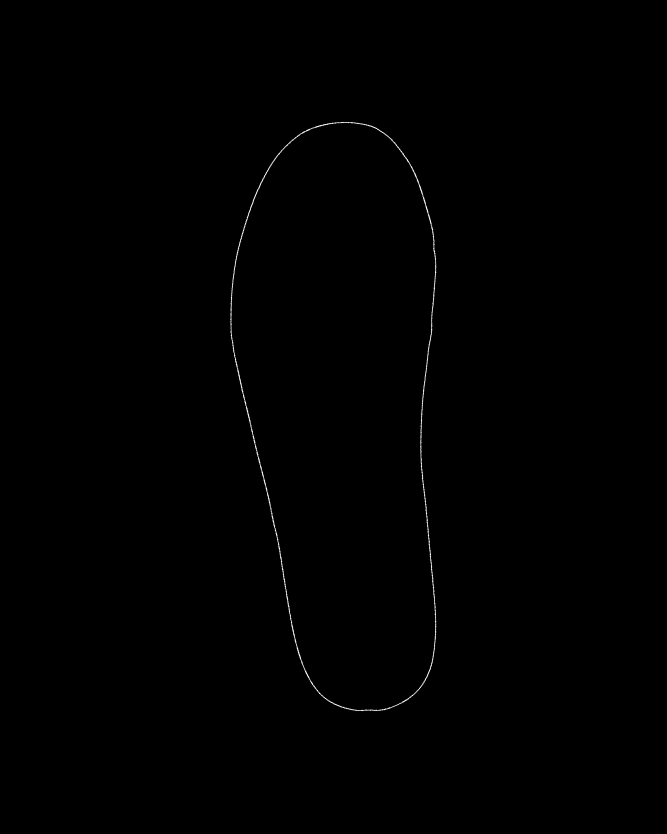
#> input picture SHOE_LJH/origin_insole/L/irish_250L.png, 2000 x 2500 px, given in place of irish_250L.jpg, which was not available (shown at 1/3 size)
$ python stretching_the_ratio_ctrl_point.py
#> lines starting #> are read from the running program, lines starting #| are printed output that depends on the picture; after the words box and inside, x2 and y2 are one past the last pixel; in counts of white or black regions, pixels touching at a corner belong together; pictures that were not available may be replaced by others from this repository, and a replacement may not be noted
import os
import numpy as np
import matplotlib
import matplotlib.pyplot as plt

# --- 전역 변수 설정 (파일 상단 또는 __main__ 위에 추가) ---
CORRECT_SHOE_SIZE = 250
TARGET_SHOE_SIZE = 270
ratio = CORRECT_SHOE_SIZE /TARGET_SHOE_SIZE  # 1.08
# --------------------------------------------------------

# --- Matplotlib 백엔드 설정 ---
preferred_backends = ["QtAgg", "Qt5Agg", "TkAgg"]
for be in preferred_backends:
    try:
        matplotlib.use(be, force=True)
        break
    except Exception:
        pass
print("Matplotlib backend:", matplotlib.get_backend())

# --- 이미지 및 윤곽선 처리 함수 ---
# 1.이미지 이진 마스킹
def load_binary_outline(image_path, thresh=0.8):
    import matplotlib.image as mpimg
    img = mpimg.imread(image_path) # GUI 띄어줄 이미지를 읽음

    if img.ndim == 3: # 색 이미지임 ㅇㅇ
        gray = img[..., :3].mean(axis=2) # 해당 이미지  >>> 3색 평균값으로 만들고 이걸  흑백으로 변환시킴

    else: # 아님!
        gray = img.astype(float)

    # 흑백 사진에 대해서 정규화 시킴
    gray = (gray - gray.min()) / (gray.max() - gray.min() + 1e-9)

    # 흑백 사진에 대해서 이진 마스킹 진행 >> 그냥 흑/백 부분으로 나누는거
    #thresh는 0.8로 밝기가 0.8보다 어두우면 1로 나옴 ㅇㅇ
    mask = (gray < thresh).astype(np.uint8)

    try:# 마스크를 좀 더 다듬는 구간 (너무 삐뚤빼뚤해서 그럼) 생각 ㄴㄴ
        from scipy.ndimage import binary_dilation, binary_closing
        mask = binary_closing(mask, iterations=1)
        mask = binary_dilation(mask, iterations=1)
    except Exception: print("Scipy not found.")

    return mask # 마스킹 완성!


# 2.윤곽선 추출
def largest_contour(mask):
    from skimage import measure
    # 앞에서 마스킹 한거 ㅇㅇ 그거가지고 윤곽선 추출 level은 강도임
    contours = measure.find_contours(mask, level=0.5)
    if not contours: raise RuntimeError("No contour found.")
    return np.fliplr(max(contours, key=len))  # >> 가장 큰 외곽선 선택   >> 그리고 나서 좌우 반전함 --------  contour 좌표는 (row, col) = (y, x) 순서라서 우리가 아는 x/y좌표에 너으려면 그래야한뎅


# 3.윤곽선을 다각형으로 만듬
def resample_polyline(points, n_samples):# points - 윤곽선 전체를 n_samples개의 점으로 다각형을 그림!
    P = np.vstack([points, points[0]]) ## 시작점과 끝점을 일단 연결함 >> 끊어져있을수도 있으니께

    seg_lengths = np.linalg.norm(np.diff(P, axis=0), axis=1) # 전체 변의 길이 배열.
    # np.diff(P, axis=0) >> 이게 각 점의 벡터차이
    # np.linalg.norm >> 벡터의 norm을 구함  >> 거리임
    # cumulative_lengths = np.hstack([[0], np.cumsum(seg_lengths)])
    cumulative_lengths = np.hstack(np.cumsum(seg_lengths)) # 각 선분 길이를 누적합해서 경로를 따라 진행한 거리 누적.  >> 1,1+2, 1+2+3 ... 이렇게 되어있고,
    total_length = cumulative_lengths[-1] ## 그럼 젤 끝에건 전체 폐곡선의 길이, 폐곡선이란... 한 곡선상에서 한 점이 한 방향으로 움직여, 출발점으로 되돌아오는 곡선.이라네여

    u = np.linspace(0, total_length, n_samples, endpoint=False) # 전체 구간에서 균등 간격의 n_samples 생성  >> 일정한 거리간격으로 생성하는거징

    # 각 샘플 u가 어느 선분 구간에 속하는지 찾아서 그 인덱스를 반환
    indices = np.searchsorted(cumulative_lengths, u, side="right") - 1
    indices = np.clip(indices, 0, len(P) - 2) # 배열 범위 조정


    # t는 각 샘플이 속한 선분에서의 상대 위치 (0~1).  >> 이건....모르겠당
    t = (u - cumulative_lengths[indices]) / (seg_lengths[indices] + 1e-9)

    return (1 - t)[:, None] * P[indices] + t[:, None] * P[indices + 1] # 선분의 양 끝점을 선형 보간.
    # >> n_samples × 2 배열 = 등간격 아크길이로 다시 샘플링된 곡선 좌표가 결과로 출력됨!


# --- B-스플라인 핵심 함수 -------------------------------------------------------------------------------------

# --- 1.Knot Vector 생성 함수 ---
def open_uniform_knot_vector(n_ctrl, degree):
    # 스플라인에서 degree = 차수란??

    # 선형(linear, p=1): C⁰ 연속 → 꺾이는 다각형 같은 곡선
    # 이차(quadratic, p=2): C¹ 연속 → 기울기까지 연속 (부드럽지만 약간 각진 느낌)
    # 삼차(cubic, p=3): C² 연속 → 곡률까지 연속, 가장 많이 쓰임 (CAD, 그래픽스)
    # *********차수가 더 커질수록 곡선이 매끄러워지고, 제어점 변화가 더 넓게 퍼짐


    # Knot Vector란    >> 매개변수 t가 어느 구간에서 어떤 제어점 기저 함수가 활성화되는지를 결정
    # Knot Vector의 총 개수는 제어점 개수(n_ctrl) + 차수(degree) + 1

    #
    knots = np.concatenate([
        np.zeros(degree + 1),  # >> 곡선이 첫 제어점에서 시작하도록 보장
        np.arange(1, n_ctrl - degree),
        np.full(degree + 1, n_ctrl - degree) # >>곡선이 마지막 제어점에서 끝나도록 보장
    ])

    # 예시!

    # 제어점 5개 (n_ctrl=5), 차수 3 (degree=3)일 때:

    #knots = np.concatenate([
        # 앞부분: np.zeros(4) → [0,0,0,0]
        # 중간: np.arange(1, 2) → [1]
        # 끝부분: np.full(4, 2) → [2,2,2,2]
    #])


    # 합치면 → [0,0,0,0,1,2,2,2,2]
    # 정규화하면 [0,0,0,0,0.5,1,1,1,1]  >> 0에서 시작해서 1에서 끝나는 knot vector.

    return knots / np.max(knots) # 0과 1 사이로 정규화


# Cox-de Boor 재귀 공식을 사용한 B-스플라인 기저 함수 계산   >> 이건 정해져있는 방정식같은거임!
def bspline_basis(i, degree, knots, t):
   # 기저함수란?
   # B-스플라인 곡선은 제어점(control points)과 기저 함수(basis functions) 의 선형 결합으로 표현됨

   # 여기서는 이를 이용해서
   # 특정 점 t에서 각 컨트롤 포인트들이 얼마나 기여하는지(가중치) 를 구하는 함수


    if degree == 0:# >> 이건 차수가 0일때임 거의 직선으로 그려짐
        is_last_knot = (i + 1 == len(knots) - 1)
        if (knots[i] <= t < knots[i+1]) or (is_last_knot and np.isclose(t, knots[i+1])):
            return 1.0
        return 0.0


    # i번째 컨트롤 포인트, 왼쪽 구간에서의 기여
    term1 = 0.0
    den1 = knots[i+degree] - knots[i]
    if den1 > 1e-9:
        term1 = (t - knots[i]) / den1 * bspline_basis(i, degree - 1, knots, t) # 차수 낮춰가면서 재귀적으로 돌림


    #i번째 컨트롤 포인트, 오른쪽 구간에서의 기여
    term2 = 0.0
    den2 = knots[i+degree+1] - knots[i+1]
    if den2 > 1e-9:
        term2 = (knots[i+degree+1] - t) / den2 * bspline_basis(i + 1, degree - 1, knots, t) # 차수 낮춰가면서 재귀적으로 돌림

    # 각 지점 기여도 조사끝!
    return term1 + term2


# ctrl_points + 차수(degree) + 노드 벡터(knots) + 매개변수 값들(t_values)을 받아서, 곡선 위의 좌표들을 계산
def bspline_curve(ctrl_points, degree, knots, t_values):
    """B-스플라인 곡선 계산"""
    n_ctrl = len(ctrl_points)
    curve = np.zeros((len(t_values), ctrl_points.shape[1]))


    for j, t in enumerate(t_values):
        point = np.zeros(ctrl_points.shape[1])
        for i in range(n_ctrl):
            w = bspline_basis(i, degree, knots, t)
            if w > 1e-9:
                point += w * ctrl_points[i]
        curve[j] = point
    return curve


# --- 메인 B-스플라인을 위한 피팅 함수 -------------------------------------------------------
def fit_open_bspline_least_squares(points, n_ctrl=20, degree=3, lam=1e-5):
    """'열린' B-스플라인을 데이터 점들에 최소자승법으로 피팅합니다."""

    M = len(points) # 아까 만든 다각형 ㅇㅇ 점 갯수

    knots = open_uniform_knot_vector(n_ctrl, degree) # knot 벡터


    # 0과 1 사이에서 M개의 균등 간격 숫자 생성   // endpoint =True >> 1을 포함함!
    ts = np.linspace(0, 1, M, endpoint=True)

    A = np.zeros((M, n_ctrl)) # 초기화된 n_ctrl갯수 행렬


    for j, t in enumerate(ts):# 데이터 점 × 제어점 크기의 기저함수 행렬 만들기,
        for i in range(n_ctrl):
            A[j, i] = bspline_basis(i, degree, knots, t)  #> > i번째 컨트롤 포인트가 t점(윤곽선 위 점)에 대해 미치는 영향 계산


    # 정규화(Regularization) 행렬 D >> 스무딩(regularization) 을 위해 >> 제어점이 많아지면, 너무 울룩블룩해짐, 이걸 방지하게끔 하는 부분
    if lam > 0:
        # np.eye(n_ctrl, k=0) >>> 대각선이 1인 단위 행렬, np.eye(n_ctrl, k=1) >> 위 대각선,  np.eye(n_ctrl, k=-1) >> 아래대각선
        D = np.eye(n_ctrl, k=0) * -2 + np.eye(n_ctrl, k=1) * 1 + np.eye(n_ctrl, k=-1) * 1

        #
        D = D[1:-1] #  곡선 시작·끝을 강제로 지나야 하므로, 양 끝점은 제외해서 조정 X

        # >> 보통 최소자승 정규방정식  lam이 클수록 더 매끈한 곡선이 됨
        ATA = A.T @ A + lam * (D.T @ D) # @ => 행렬 곱 연산자
    else:
        ATA = A.T @ A


    # 최소자승법으로 컨트롤 포인트를 풀어버림
    ATYx = A.T @ points[:, 0] # X좌표용 근사
    ATYy = A.T @ points[:, 1] # Y좌표용 근사

    # np.linalg.solve >> 선형 방정식을 푸는 데 사용되는 NumPy의 함수, 주어진 선형 방정식의 행렬 형태의 계수와 상수 벡터를 입력으로 받아, 선형 방정식의 해를 구함
    ctrl_x = np.linalg.solve(ATA + 1e-9 * np.eye(n_ctrl), ATYx)# 컨트롤포인트들의 x좌표
    ctrl_y = np.linalg.solve(ATA + 1e-9 * np.eye(n_ctrl), ATYy)# 컨트롤포인트들의 y좌표

    return np.stack([ctrl_x, ctrl_y], axis=1), knots # 제어점 x좌표와 y좌표를 합쳐서 (x,y) 쌍으로 만듦.


class DraggableCtrl:
    def __init__(self, ctrl_points, background_contour=None, save_stem=None, title_suffix=""):
        self.ctrl = ctrl_points.copy()
        self.knots = open_uniform_knot_vector(len(self.ctrl), DEGREE)
        self.fig, self.ax = plt.subplots(figsize=(8, 10))

        # 저장 베이스 경로 (예: ".../230Size2_ctrl_mm")
        self.save_stem = save_stem

        # 보기 안정화를 위해 첫 컨트롤 포인트를 원점으로 이동
        offset = self.ctrl[0].copy()
        self.ctrl = self.ctrl - offset
        bg = None
        if background_contour is not None:
            bg = background_contour - offset
            self.ax.plot(bg[:, 0], bg[:, 1], color="k", lw=1.2, alpha=0.8, label="Original Contour")

        self.scat = self.ax.scatter(self.ctrl[:, 0], self.ctrl[:, 1], s=60, zorder=4, label="Control Points")
        (self.line_ctrl,) = self.ax.plot([], [], "--", color="grey", zorder=3, label="Control Polygon")
        (self.curve_line,) = self.ax.plot([], [], linewidth=2.5, zorder=2, color="#d9534f",
                                          label=f"Open B-spline (degree={DEGREE})")

        self.ax.set_title(f"Drag Control Points to Edit the Spline (Open) — Real-size (mm) {title_suffix}")
        self.ax.set_aspect("equal", "box")
        self.ax.grid(True, alpha=0.3)
        self.ax.invert_yaxis()
        # ★ (B) 데이터 기반으로 축 범위 크게 잡기 (패딩 포함)
        #     - 배경 윤곽선이 있으면 같이 고려
        all_pts = self.ctrl if bg is None else np.vstack([self.ctrl, bg])
        xmin, ymin = all_pts.min(axis=0)
        xmax, ymax = all_pts.max(axis=0)
        pad_x = 0.6 * (xmax - xmin + 1e-9)
        pad_y = 0.2 * (ymax - ymin + 1e-9)
        self.ax.set_xlim(xmin - pad_x, xmax + pad_x)
         # invert_yaxis()를 썼으니, y축은 (ymax+pad) -> (ymin-pad)의 순서로 그려야 화면이 “아래로 증가”
        self.ax.set_ylim(ymax + pad_y, ymin - pad_y)

        self.update_curve(rescale=False)
        self.ax.legend(loc="best")

        self.dragging_idx = None
        # 이벤트 연결(드래그)
        self.fig.canvas.mpl_connect("button_press_event", self.on_press)
        self.fig.canvas.mpl_connect("button_release_event", self.on_release)
        self.fig.canvas.mpl_connect("motion_notify_event", self.on_motion)
        # ★ 저장 단축키 & 창 닫힘(auto-save)
        self.fig.canvas.mpl_connect("key_press_event", self.on_key)
        self.fig.canvas.mpl_connect("close_event", self.on_close)

    def eval_curve(self, n=400):# 스플라인 그리기  >>>>>>>>>>>>>>>>>>>>>>>>>>>>>>>>>>>>>>>>>>>>>> 이것만 보기
        t = np.linspace(0, 1, n, endpoint=False)
        C = bspline_curve(self.ctrl, DEGREE, self.knots, t)
        return np.vstack([C, C[0]])

    def update_curve(self, rescale=False):
        curve = self.eval_curve()
        self.curve_line.set_data(curve[:, 0], curve[:, 1])
        self.scat.set_offsets(self.ctrl)
        self.line_ctrl.set_data(self.ctrl[:, 0], self.ctrl[:, 1])
        if rescale:
            self.ax.relim(); self.ax.autoscale_view()
        self.fig.canvas.draw_idle()

    # [7 lines left out: function pick_point, not called in this run]

    def on_press(self, event):
        if event.inaxes != self.ax: return
        self.dragging_idx = self.pick_point(event)

    def on_release(self, event):
        self.dragging_idx = None

    # [59 lines left out: functions on_motion, _ensure_stem, _default_save_path, save_csv, on_key, on_close, not called in this run]


import re

def bbox_minmax(points): # 바운딩박스 만듬 --> 끝부분 기준으로 네모난 박스를 만드는것
    xmin, ymin = points.min(axis=0) # 좌우 끝
    xmax, ymax = points.max(axis=0) # 위아래 끝
    return xmin, ymin, xmax, ymax

def scale_to_mm(points, height_mm, ref_axis="y"): # 픽셀 좌표 -> 실제 mm단위로 변환
    xmin, ymin, xmax, ymax = bbox_minmax(points)
    if ref_axis.lower() == "y": # 높이 기준
        scale = height_mm / (ymax - ymin + 1e-9) # 목표mm/실제 픽셀 길이. 1e-9는 0으로 나누기 방지
    else:
        scale = height_mm / (xmax - xmin + 1e-9)
    return (points - [xmin, ymin]) * scale # 원점 정렬(좌상단을 0,0)

def parse_size_mm_from_filename(path, fallback=250.0):
    m = re.search(r'(\d{2,3})(?=[^\d]|$)', os.path.basename(path)) # 2~3자리 숫자를 캡쳐. 230~290, 숫자 다음에 숫자가 아닌 문자/문자열 끝이 와야함
    return float(m.group(1)) if m else float(fallback) # 못찾으면 250반환함, 숫자반환


# --- MODIFIED: 메인 실행 함수 ---
def run_open_fit(image_path, n_contour_points=200, n_ctrl_points=25):
    print("1. Loading image and extracting contour...")
    mask = load_binary_outline(image_path) # 이진 마스킹
    contour = largest_contour(mask) # 윤곽선 추출

    print(f"2. Resampling contour to {n_contour_points} points...")
    contour_resampled = resample_polyline(contour, n_contour_points) # 윤곽선 전체를 n_samples개의 점으로 만들수 있는 다각형을 그림!

    print("3. Re-ordering contour data to start and end at the toe...")
    # --- 데이터 재구성 (핵심) ---
    # 발가락 끝점(y값이 가장 큰 점)의 인덱스를 찾음
    toe_index = np.argmax(contour_resampled[:, 1])
    # np.argmax >> rkwkd zms dnjsthdml dlseprtm qksghks
    # [:,0] → x좌표 (좌우 방향)
    # [:,1] → y좌표 (상하 방향)

    # 발가락 끝점이 배열의 시작이 되도록 데이터를 회전시킴    >> 동작은 다음과 같이 -- [shift = toe_index → 배열을 앞으로 toe_index만큼 밀어줌.]
    contour_rolled = np.roll(contour_resampled, toe_index, axis=0)
    # 시작점을 마지막에 추가하여 데이터를 [toe, ..., toe] 형태로 만듦  >> 완전히 닫기!
    contour_path = np.vstack([contour_rolled, contour_rolled[0]])

    # ★ 추가: 파일명에서 사이즈(mm) 읽어서 mm 스케일로 변환
    size_mm = parse_size_mm_from_filename(image_path, fallback=250.0)
    contour_mm = scale_to_mm(contour_path, height_mm=size_mm, ref_axis="y")

    # 저장 파일명 베이스: 예) "C:/.../230Size2_ctrl_mm"
    save_stem = os.path.splitext(image_path)[0] + "_ctrl_mm"

    print(f"4. Fitting an open B-spline with {n_ctrl_points} control points (mm space)...")
    # 제어점을 사용하여 B-스플라인을 맞춤
    initial_ctrl_points, _ = fit_open_bspline_least_squares(
        contour_mm, n_ctrl=n_ctrl_points, degree=DEGREE
    )

    # ★★★ 핵심 변경 부분: 제어점 확대 ★★★
    print(f"4-1. Scaling control points by ratio: {ratio:.3f}")
    scaled_ctrl_points = initial_ctrl_points * ratio

    print("5. Launching interactive editor (mm mode)...")
    # 확대된 제어점을 DraggableCtrl에 전달합니다.
    app = DraggableCtrl(
        scaled_ctrl_points, # <--- scaled_ctrl_points 사용
        background_contour=contour_mm, # 원본 배경 윤곽선은 그대로 유지하여 비교 가능
        save_stem=save_stem,
        title_suffix=f" (Scaled x{ratio:.2f} for {TARGET_SHOE_SIZE}mm)"
    )
    app.ax.set_title(f"Drag Control Points to Edit the Spline (Open) — Scaled to ≈{TARGET_SHOE_SIZE} mm")
    plt.show()


if __name__ == "__main__":
    # --- MODIFIED: '열린' B-스플라인을 위한 Interactive Editor ---
    DEGREE = 3
    PICK_RADIUS_PX = 12

    IMAGE_FILE = "output_outlines_1030\L\irish_250L.jpg"
    N_CONTOUR_POINTS = 200
    N_CTRL_POINTS = 40

    '''if not os.path.exists(IMAGE_FILE):
        print(f"Error: Image file not found at '{IMAGE_FILE}'")
    else:'''
    run_open_fit(
            image_path=IMAGE_FILE,
            n_contour_points=N_CONTOUR_POINTS,
            n_ctrl_points=N_CTRL_POINTS
        )
#> in load_binary_outline, img is the input picture: shape (2500, 2000) float32; min 0, max 1, mean 0.00229
#> in load_binary_outline, `mask = (gray < thresh).astype(np.uint8)`:
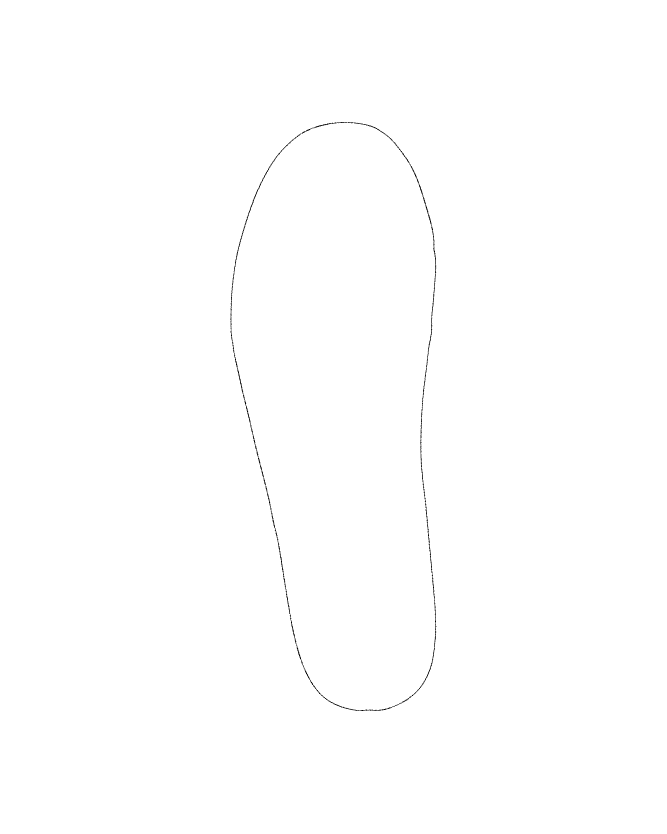
#> mask: shape (2500, 2000) (shown at 1/3 size); values 0 (black) and 1 (white), 99.8% white; black in thin lines or dots, all inside (x1, y1, x2, y2) = (691, 366, 1309, 2133)
#> in load_binary_outline, `mask = binary_closing(mask, iterations=1)`:
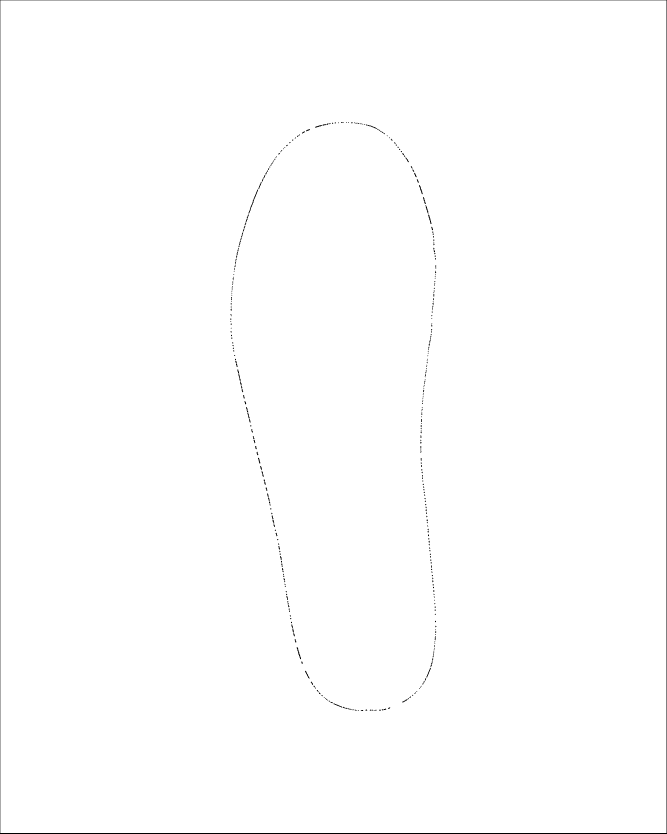
#> mask: shape (2500, 2000) bool (shown at 1/3 size); 99.7% white; black in thin lines or dots
#> in load_binary_outline, `mask = binary_dilation(mask, iterations=1)`:
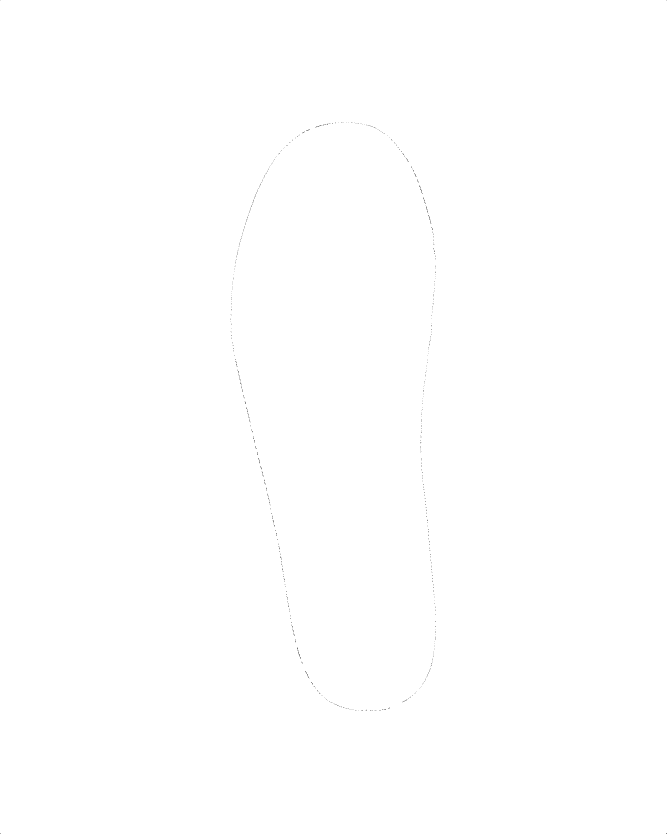
#> mask: shape (2500, 2000) bool (shown at 1/3 size); 100% white; black in thin lines or dots
#> in largest_contour, `contours = measure.find_contours(mask, level=0.5)`: contours = 600 items
#> in run_open_fit, `contour = largest_contour(mask)`: contour = 69 pairs, first value 915.5 to 927.5, second value 2012.5 to 2034.5
#> in resample_polyline, `P = np.vstack([points, points[0]])`: P = 70 pairs, first value 915.5 to 927.5, second value 2012.5 to 2034.5
#> in resample_polyline, `seg_lengths = np.linalg.norm(np.diff(P, axis=0), axis=1)`: seg_lengths = 69 values, max 1 at index 2, min 0 at index 68, mean 0.782
#> in resample_polyline, `cumulative_lengths = np.hstack(np.cumsum(seg_lengths))`: cumulative_lengths = 69 values from 0.707 to 53.94
#> in resample_polyline, `total_length = cumulative_lengths[-1]`: total_length = 53.94
#> in resample_polyline, `indices = np.searchsorted(cumulative_lengths, u, side="right") - 1`: indices = 200 values from -1 to 66
#> in resample_polyline, `indices = np.clip(indices, 0, len(P) - 2)`: indices = 200 values from 0 to 66
#> in resample_polyline, `t = (u - cumulative_lengths[indices]) / (seg_lengths[indices] + 1e-9)`: t = 200 values, max 1.4 at index 41, min -1 at index 0, mean 0.508
#> in run_open_fit, `contour_resampled = resample_polyline(contour, n_contour_points)`: contour_resampled = 200 pairs, first value 915.4 to 928, second value 2012.5 to 2034.5
#> in run_open_fit, `toe_index = np.argmax(contour_resampled[:, 1])`: toe_index = 0
#> in run_open_fit, `contour_rolled = np.roll(contour_resampled, toe_index, axis=0)`: contour_rolled has the same summary as contour_resampled
#> in run_open_fit, `contour_path = np.vstack([contour_rolled, contour_rolled[0]])`: contour_path = 201 pairs, first value 915.4 to 928, second value 2012.5 to 2034.5
#> in bbox_minmax, `xmin, ymin = points.min(axis=0)`: xmin = 915.4; ymin = 2012.5
#> in bbox_minmax, `xmax, ymax = points.max(axis=0)`: xmax = 928; ymax = 2034.5
#> in scale_to_mm, `xmin, ymin, xmax, ymax = bbox_minmax(points)`: xmin = 915.4; ymin = 2012.5; xmax = 928; ymax = 2034.5
#> in scale_to_mm, `scale = height_mm / (ymax - ymin + 1e-9)`: scale = 1.36
#> in run_open_fit, `contour_mm = scale_to_mm(contour_path, height_mm=size_mm, ref_axis="y")`: contour_mm = 201 pairs, first value 0 to 17.14, second value 0 to 30
#> in fit_open_bspline_least_squares, `M = len(points)`: M = 201
#> after the loop in fit_open_bspline_least_squares, `for j, t in enumerate(ts):# 데이터 점 × 제어점 크기의 기저함수 행렬 만들기,`:
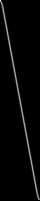
#> A: shape (201, 40) float64; min 0, max 1, mean 0.0249
#> in run_open_fit, `plt.show()`:
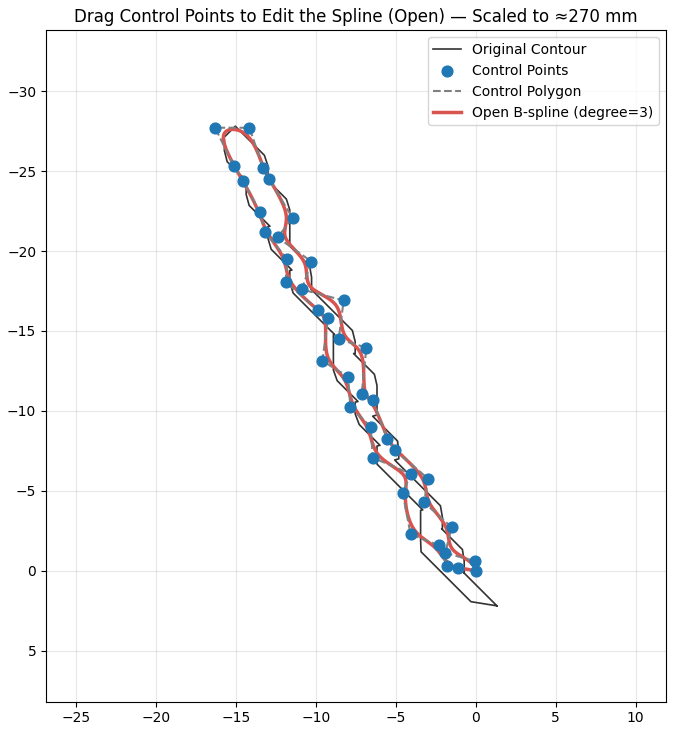
#> figure drawn by matplotlib, 1 panel
